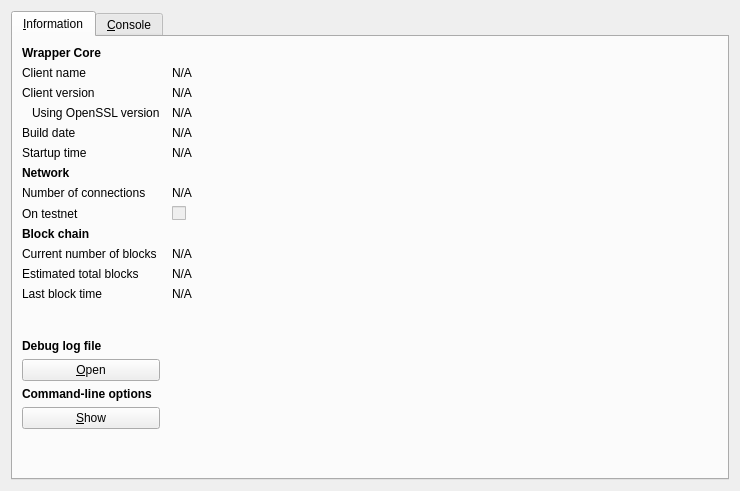
<?xml version="1.0" encoding="UTF-8"?>
<ui version="4.0">
 <class>RPCConsole</class>
 <widget class="QDialog" name="RPCConsole">
  <property name="geometry">
   <rect>
    <x>0</x>
    <y>0</y>
    <width>740</width>
    <height>491</height>
   </rect>
  </property>
  <property name="windowTitle">
   <string>Wrapper - Debug window</string>
  </property>
  <layout class="QVBoxLayout" name="verticalLayout_2">
   <item>
    <widget class="QTabWidget" name="tabWidget">
     <property name="currentIndex">
      <number>0</number>
     </property>
     <widget class="QWidget" name="tab_info">
      <attribute name="title">
       <string>&amp;Information</string>
      </attribute>
      <layout class="QGridLayout" name="gridLayout" columnstretch="0,1">
       <property name="horizontalSpacing">
        <number>12</number>
       </property>
       <item row="0" column="0">
        <widget class="QLabel" name="label_9">
         <property name="font">
          <font>
           <weight>75</weight>
           <bold>true</bold>
          </font>
         </property>
         <property name="text">
          <string>Wrapper Core</string>
         </property>
        </widget>
       </item>
       <item row="1" column="0">
        <widget class="QLabel" name="label_5">
         <property name="text">
          <string>Client name</string>
         </property>
        </widget>
       </item>
       <item row="1" column="1">
        <widget class="QLabel" name="clientName">
         <property name="cursor">
          <cursorShape>IBeamCursor</cursorShape>
         </property>
         <property name="text">
          <string>N/A</string>
         </property>
         <property name="textFormat">
          <enum>Qt::PlainText</enum>
         </property>
         <property name="textInteractionFlags">
          <set>Qt::LinksAccessibleByMouse|Qt::TextSelectableByKeyboard|Qt::TextSelectableByMouse</set>
         </property>
        </widget>
       </item>
       <item row="2" column="0">
        <widget class="QLabel" name="label_6">
         <property name="text">
          <string>Client version</string>
         </property>
        </widget>
       </item>
       <item row="2" column="1">
        <widget class="QLabel" name="clientVersion">
         <property name="cursor">
          <cursorShape>IBeamCursor</cursorShape>
         </property>
         <property name="text">
          <string>N/A</string>
         </property>
         <property name="textFormat">
          <enum>Qt::PlainText</enum>
         </property>
         <property name="textInteractionFlags">
          <set>Qt::LinksAccessibleByMouse|Qt::TextSelectableByKeyboard|Qt::TextSelectableByMouse</set>
         </property>
        </widget>
       </item>
       <item row="3" column="0">
        <widget class="QLabel" name="label_14">
         <property name="text">
          <string>Using OpenSSL version</string>
         </property>
         <property name="indent">
          <number>10</number>
         </property>
        </widget>
       </item>
       <item row="3" column="1">
        <widget class="QLabel" name="openSSLVersion">
         <property name="cursor">
          <cursorShape>IBeamCursor</cursorShape>
         </property>
         <property name="text">
          <string>N/A</string>
         </property>
         <property name="textFormat">
          <enum>Qt::PlainText</enum>
         </property>
         <property name="textInteractionFlags">
          <set>Qt::LinksAccessibleByMouse|Qt::TextSelectableByKeyboard|Qt::TextSelectableByMouse</set>
         </property>
        </widget>
       </item>
       <item row="4" column="0">
        <widget class="QLabel" name="label_12">
         <property name="text">
          <string>Build date</string>
         </property>
        </widget>
       </item>
       <item row="4" column="1">
        <widget class="QLabel" name="buildDate">
         <property name="cursor">
          <cursorShape>IBeamCursor</cursorShape>
         </property>
         <property name="text">
          <string>N/A</string>
         </property>
         <property name="textFormat">
          <enum>Qt::PlainText</enum>
         </property>
         <property name="textInteractionFlags">
          <set>Qt::LinksAccessibleByMouse|Qt::TextSelectableByKeyboard|Qt::TextSelectableByMouse</set>
         </property>
        </widget>
       </item>
       <item row="5" column="0">
        <widget class="QLabel" name="label_13">
         <property name="text">
          <string>Startup time</string>
         </property>
        </widget>
       </item>
       <item row="5" column="1">
        <widget class="QLabel" name="startupTime">
         <property name="cursor">
          <cursorShape>IBeamCursor</cursorShape>
         </property>
         <property name="text">
          <string>N/A</string>
         </property>
         <property name="textFormat">
          <enum>Qt::PlainText</enum>
         </property>
         <property name="textInteractionFlags">
          <set>Qt::LinksAccessibleByMouse|Qt::TextSelectableByKeyboard|Qt::TextSelectableByMouse</set>
         </property>
        </widget>
       </item>
       <item row="6" column="0">
        <widget class="QLabel" name="label_11">
         <property name="font">
          <font>
           <weight>75</weight>
           <bold>true</bold>
          </font>
         </property>
         <property name="text">
          <string>Network</string>
         </property>
        </widget>
       </item>
       <item row="7" column="0">
        <widget class="QLabel" name="label_7">
         <property name="text">
          <string>Number of connections</string>
         </property>
        </widget>
       </item>
       <item row="7" column="1">
        <widget class="QLabel" name="numberOfConnections">
         <property name="cursor">
          <cursorShape>IBeamCursor</cursorShape>
         </property>
         <property name="text">
          <string>N/A</string>
         </property>
         <property name="textFormat">
          <enum>Qt::PlainText</enum>
         </property>
         <property name="textInteractionFlags">
          <set>Qt::LinksAccessibleByMouse|Qt::TextSelectableByKeyboard|Qt::TextSelectableByMouse</set>
         </property>
        </widget>
       </item>
       <item row="8" column="0">
        <widget class="QLabel" name="label_8">
         <property name="text">
          <string>On testnet</string>
         </property>
        </widget>
       </item>
       <item row="8" column="1">
        <widget class="QCheckBox" name="isTestNet">
         <property name="enabled">
          <bool>false</bool>
         </property>
         <property name="text">
          <string/>
         </property>
        </widget>
       </item>
       <item row="9" column="0">
        <widget class="QLabel" name="label_10">
         <property name="font">
          <font>
           <weight>75</weight>
           <bold>true</bold>
          </font>
         </property>
         <property name="text">
          <string>Block chain</string>
         </property>
        </widget>
       </item>
       <item row="10" column="0">
        <widget class="QLabel" name="label_3">
         <property name="text">
          <string>Current number of blocks</string>
         </property>
        </widget>
       </item>
       <item row="10" column="1">
        <widget class="QLabel" name="numberOfBlocks">
         <property name="cursor">
          <cursorShape>IBeamCursor</cursorShape>
         </property>
         <property name="text">
          <string>N/A</string>
         </property>
         <property name="textFormat">
          <enum>Qt::PlainText</enum>
         </property>
         <property name="textInteractionFlags">
          <set>Qt::LinksAccessibleByMouse|Qt::TextSelectableByKeyboard|Qt::TextSelectableByMouse</set>
         </property>
        </widget>
       </item>
       <item row="11" column="0">
        <widget class="QLabel" name="label_4">
         <property name="text">
          <string>Estimated total blocks</string>
         </property>
        </widget>
       </item>
       <item row="11" column="1">
        <widget class="QLabel" name="totalBlocks">
         <property name="cursor">
          <cursorShape>IBeamCursor</cursorShape>
         </property>
         <property name="text">
          <string>N/A</string>
         </property>
         <property name="textFormat">
          <enum>Qt::PlainText</enum>
         </property>
         <property name="textInteractionFlags">
          <set>Qt::LinksAccessibleByMouse|Qt::TextSelectableByKeyboard|Qt::TextSelectableByMouse</set>
         </property>
        </widget>
       </item>
       <item row="12" column="0">
        <widget class="QLabel" name="label_2">
         <property name="text">
          <string>Last block time</string>
         </property>
        </widget>
       </item>
       <item row="12" column="1">
        <widget class="QLabel" name="lastBlockTime">
         <property name="cursor">
          <cursorShape>IBeamCursor</cursorShape>
         </property>
         <property name="text">
          <string>N/A</string>
         </property>
         <property name="textFormat">
          <enum>Qt::PlainText</enum>
         </property>
         <property name="textInteractionFlags">
          <set>Qt::LinksAccessibleByMouse|Qt::TextSelectableByKeyboard|Qt::TextSelectableByMouse</set>
         </property>
        </widget>
       </item>
       <item row="13" column="0">
        <spacer name="verticalSpacer_2">
         <property name="orientation">
          <enum>Qt::Vertical</enum>
         </property>
         <property name="sizeHint" stdset="0">
          <size>
           <width>20</width>
           <height>20</height>
          </size>
         </property>
        </spacer>
       </item>
       <item row="14" column="0">
        <widget class="QLabel" name="labelDebugLogfile">
         <property name="font">
          <font>
           <weight>75</weight>
           <bold>true</bold>
          </font>
         </property>
         <property name="text">
          <string>Debug log file</string>
         </property>
        </widget>
       </item>
       <item row="15" column="0">
        <widget class="QPushButton" name="openDebugLogfileButton">
         <property name="toolTip">
          <string>Open the wrapper debug log file from the current data directory. This can take a few seconds for large log files.</string>
         </property>
         <property name="text">
          <string>&amp;Open</string>
         </property>
         <property name="autoDefault">
          <bool>false</bool>
         </property>
        </widget>
       </item>
       <item row="16" column="0">
        <widget class="QLabel" name="labelCLOptions">
         <property name="font">
          <font>
           <weight>75</weight>
           <bold>true</bold>
          </font>
         </property>
         <property name="text">
          <string>Command-line options</string>
         </property>
        </widget>
       </item>
       <item row="17" column="0">
        <widget class="QPushButton" name="showCLOptionsButton">
         <property name="toolTip">
          <string>Show the wrapper help message to get a list with possible wrapper command-line options.</string>
         </property>
         <property name="text">
          <string>&amp;Show</string>
         </property>
         <property name="autoDefault">
          <bool>false</bool>
         </property>
        </widget>
       </item>
       <item row="18" column="0">
        <spacer name="verticalSpacer">
         <property name="orientation">
          <enum>Qt::Vertical</enum>
         </property>
         <property name="sizeHint" stdset="0">
          <size>
           <width>20</width>
           <height>40</height>
          </size>
         </property>
        </spacer>
       </item>
      </layout>
     </widget>
     <widget class="QWidget" name="tab_console">
      <attribute name="title">
       <string>&amp;Console</string>
      </attribute>
      <layout class="QVBoxLayout" name="verticalLayout_3">
       <property name="spacing">
        <number>3</number>
       </property>
       <item>
        <widget class="QTextEdit" name="messagesWidget">
         <property name="minimumSize">
          <size>
           <width>0</width>
           <height>100</height>
          </size>
         </property>
         <property name="readOnly">
          <bool>true</bool>
         </property>
         <property name="tabKeyNavigation" stdset="0">
          <bool>false</bool>
         </property>
         <property name="columnCount" stdset="0">
          <number>2</number>
         </property>
        </widget>
       </item>
       <item>
        <layout class="QHBoxLayout" name="horizontalLayout">
         <property name="spacing">
          <number>3</number>
         </property>
         <item>
          <widget class="QLabel" name="label">
           <property name="text">
            <string notr="true">&gt;</string>
           </property>
          </widget>
         </item>
         <item>
          <widget class="QLineEdit" name="lineEdit"/>
         </item>
         <item>
          <widget class="QPushButton" name="clearButton">
           <property name="maximumSize">
            <size>
             <width>24</width>
             <height>24</height>
            </size>
           </property>
           <property name="toolTip">
            <string>Clear console</string>
           </property>
           <property name="text">
            <string/>
           </property>
           <property name="icon">
            <iconset resource="../bitcoin.qrc">
             <normaloff>:/icons/remove</normaloff>:/icons/remove</iconset>
           </property>
           <property name="shortcut">
            <string notr="true">Ctrl+L</string>
           </property>
           <property name="autoDefault">
            <bool>false</bool>
           </property>
          </widget>
         </item>
        </layout>
       </item>
      </layout>
     </widget>
    </widget>
   </item>
  </layout>
 </widget>
 <resources>
  <include location="../bitcoin.qrc"/>
 </resources>
 <connections/>
</ui>
